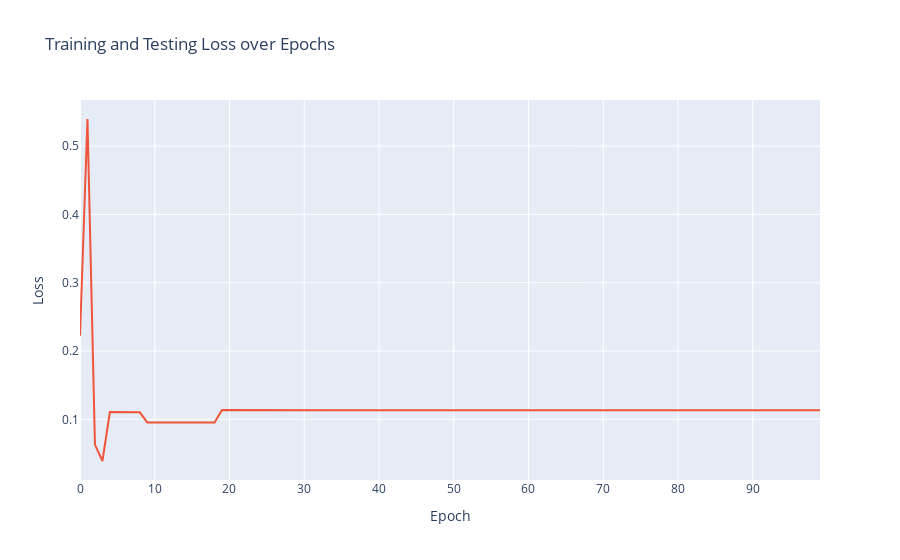

Notebook code for this chart:
### Code cell
import plotly.graph_objs as go
from plotly.offline import iplot

# Create traces
trace0 = go.Scatter(
    x = list(range(100)),
    y = overall_training_loss,
    mode = 'lines',
    name = 'Training Loss'
)

trace1 = go.Scatter(
    x = list(range(100)),
    y = overall_testing_loss,
    mode = 'lines',
    name = 'Testing Loss'
)

data = [trace0, trace1]

# Edit the layout
layout = dict(title = 'Training and Testing Loss over Epochs',
              xaxis = dict(title = 'Epoch'),
              yaxis = dict(title = 'Loss'),
)

fig = go.Figure(data=data, layout=layout)
iplot(fig, filename='line-mode')

### Figure 1 — Plotly figure (JSON) as saved in the notebook; plotly's stock layout.template omitted (floating-point values rounded to 4 significant figures)
{"data": [{"mode": "lines", "name": "Training Loss", "type": "scatter", "x": [0, 1, 2, 3, 4, 5, 6, 7, 8, 9, 10, 11, 12, 13, 14, 15, 16, 17, 18, 19, 20, 21, 22, 23, 24, 25, 26, 27, 28, 29, 30, 31, 32, 33, 34, 35, 36, 37, 38, 39, 40, 41, 42, 43, 44, 45, 46, 47, 48, 49, 50, 51, 52, 53, 54, 55, 56, 57, 58, 59, 60, 61, 62, 63, 64, 65, 66, 67, 68, 69, 70, 71, 72, 73, 74, 75, 76, 77, 78, 79, 80, 81, 82, 83, 84, 85, 86, 87, 88, 89, 90, 91, 92, 93, 94, 95, 96, 97, 98, 99], "y": []}, {"mode": "lines", "name": "Testing Loss", "type": "scatter", "x": [0, 1, 2, 3, 4, 5, 6, 7, 8, 9, 10, 11, 12, 13, 14, 15, 16, 17, 18, 19, 20, 21, 22, 23, 24, 25, 26, 27, 28, 29, 30, 31, 32, 33, 34, 35, 36, 37, 38, 39, 40, 41, 42, 43, 44, 45, 46, 47, 48, 49, 50, 51, 52, 53, 54, 55, 56, 57, 58, 59, 60, 61, 62, 63, 64, 65, 66, 67, 68, 69, 70, 71, 72, 73, 74, 75, 76, 77, 78, 79, 80, 81, 82, 83, 84, 85, 86, 87, 88, 89, 90, 91, 92, 93, 94, 95, 96, 97, 98, 99], "y": [0.2222, 0.5396, 0.06302, 0.03897, 0.1107, 0.1105, 0.1098, 0.1103, 0.1102, 0.09542, 0.09541, 0.09542, 0.0955, 0.0954, 0.09541, 0.09541, 0.09541, 0.09541, 0.09547, 0.1137, 0.1136, 0.1136, 0.1135, 0.1135, 0.1135, 0.1135, 0.1135, 0.1135, 0.1134, 0.1135, 0.1134, 0.1134, 0.1134, 0.1134, 0.1134, 0.1134, 0.1134, 0.1134, 0.1134, 0.1134, 0.1134, 0.1134, 0.1134, 0.1134, 0.1134, 0.1134, 0.1134, 0.1134, 0.1134, 0.1134, 0.1134, 0.1134, 0.1134, 0.1134, 0.1134, 0.1134, 0.1134, 0.1134, 0.1134, 0.1134, 0.1134, 0.1134, 0.1134, 0.1134, 0.1134, 0.1134, 0.1134, 0.1134, 0.1134, 0.1134, 0.1134, 0.1134, 0.1134, 0.1134, 0.1134, 0.1134, 0.1134, 0.1134, 0.1134, 0.1134, 0.1134, 0.1134, 0.1134, 0.1134, 0.1134, 0.1134, 0.1134, 0.1134, 0.1134, 0.1134, 0.1134, 0.1134, 0.1134, 0.1134, 0.1134, 0.1134, 0.1134, 0.1134, 0.1134, 0.1134]}], "layout": {"title": {"text": "Training and Testing Loss over Epochs"}, "xaxis": {"title": {"text": "Epoch"}}, "yaxis": {"title": {"text": "Loss"}}}}
